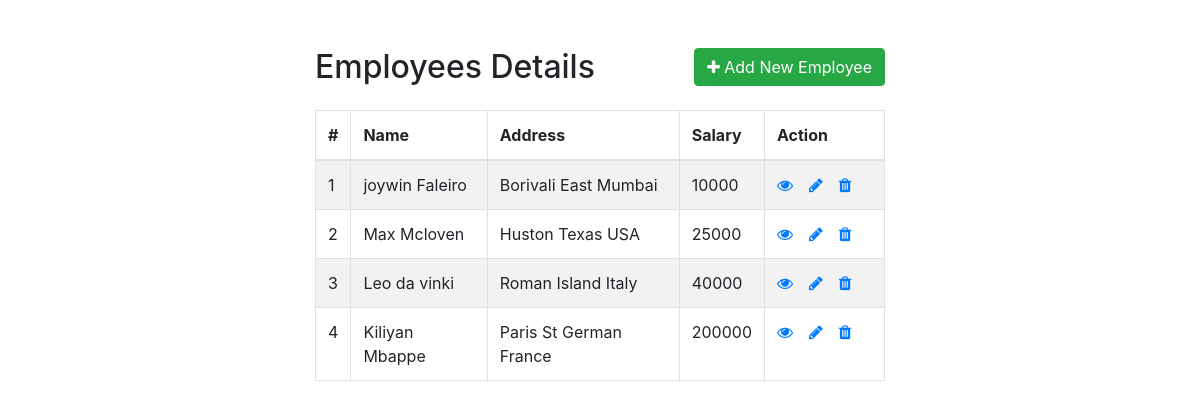
The page / on the database its author committed.
### tables this page shows
CREATE TABLE `employees` (
  `id` int(11) NOT NULL,
  `name` varchar(100) NOT NULL,
  `address` varchar(255) NOT NULL,
  `salary` int(10) NOT NULL
);

### index.php (the view, shortened to what this page needs)
<!DOCTYPE html>
<html lang="en">
<head>
    <link rel="stylesheet" href="https://stackpath.bootstrapcdn.com/bootstrap/4.5.2/css/bootstrap.min.css">
    <link rel="stylesheet" href="https://maxcdn.bootstrapcdn.com/font-awesome/4.7.0/css/font-awesome.min.css">
</head>
<body>
    <div class="wrapper">
        <div class="container-fluid">
            <div class="row">
                <div class="col-md-12">
                    <div class="mt-5 mb-3 clearfix">
                        <h2 class="pull-left">Employees Details</h2>
                        <a href="create.php" class="btn btn-success pull-right"><i class="fa fa-plus"></i> Add New Employee</a>
                    </div>
                    <?php
                    require_once "config.php";
                    $sql = "SELECT * FROM employees";
                    if($result = mysqli_query($link, $sql)){
                        if(mysqli_num_rows($result) > 0){
                            echo '<table class="table table-bordered table-striped">';
                                echo "<thead>";
                                    echo "<tr>";
                                        echo "<th>#</th>";
                                        echo "<th>Name</th>";
                                        echo "<th>Address</th>";
                                        echo "<th>Salary</th>";
                                        echo "<th>Action</th>";
                                    echo "</tr>";
                                echo "</thead>";
                                echo "<tbody>";
                                while($row = mysqli_fetch_array($result)){
                                    echo "<tr>";
                                        echo "<td>" . $row['id'] . "</td>";
                                        echo "<td>" . $row['name'] . "</td>";
                                        echo "<td>" . $row['address'] . "</td>";
                                        echo "<td>" . $row['salary'] . "</td>";
                                        echo "<td>";
                                            echo '<a href="read.php?id='. $row['id'] .'" class="mr-3" title="View Record" data-toggle="tooltip"><span class="fa fa-eye"></span></a>';
                                            echo '<a href="update.php?id='. $row['id'] .'" class="mr-3" title="Update Record" data-toggle="tooltip"><span class="fa fa-pencil"></span></a>';
                                            echo '<a href="delete.php?id='. $row['id'] .'" title="Delete Record" data-toggle="tooltip"><span class="fa fa-trash"></span></a>';
                                        echo "</td>";
                                    echo "</tr>";
                                }
                                echo "</tbody>";
                            echo "</table>";
                        } else{
                            echo '<div class="alert alert-danger"><em>No records were found.</em></div>';
                        }
                    } else{
                        echo "Oops! Something went wrong. Please try again later.";
                    }
                    ?>
                </div>
            </div>
        </div>
    </div>
</body>
</html>

### index.php (style rules this page uses)
.wrapper { width: 600px; margin: 0 auto; }
table tr td:last-child { width: 120px; }

### rows shown on the page
employees: id "1", name "joywin Faleiro", address "Borivali East Mumbai", salary "10000"
employees: id "2", name "Max Mcloven", address "Huston Texas USA", salary "25000"
employees: id "3", name "Leo da vinki", address "Roman Island Italy", salary "40000"
employees: id "4", name "Kiliyan Mbappe", address "Paris St German France", salary "200000"
